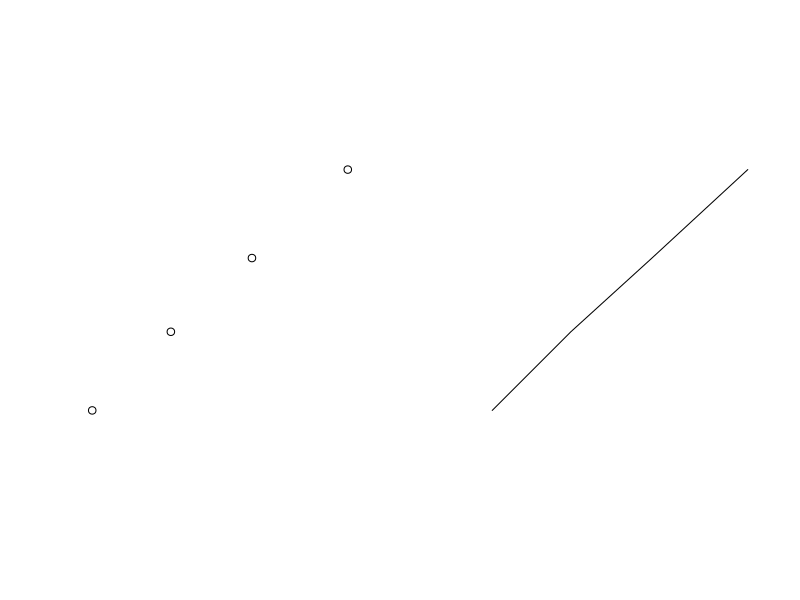
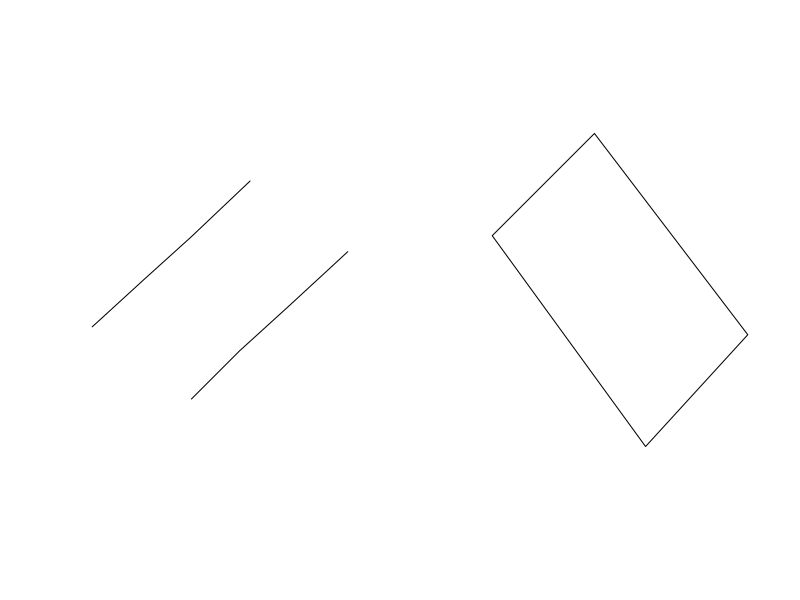

The R source for these figures, in order: (Note: this script raises an error after producing the figures.)
## ---- chunk 1
library(sf)
punto <- st_point(c(-72.65,-36.25,200,90))
str(punto)
## ---- chunk 2
df <- data.frame(
  latitud = c(-33.38991,-33.38959,-33.38929,-33.38893),
  longitud = c(-70.63500,-70.63468,-70.63435,-70.63396)
)    
## ---- chunk 3
library(sf)
mp <-  st_multipoint(as.matrix(df[,2:1]))
class(mp)

ls <- st_linestring(as.matrix(df[,2:1]))
par(mfrow = c(1,2))
plot(mp)
plot(ls)
## ---- chunk 4
df <- data.frame(
  linea = c(rep('linea_1',4),rep('linea_2',4)),
  latitud = c(-33.38991,-33.38959,-33.38929,-33.38893,
              -33.38943,-33.38911,-33.38883,-33.38846),
  longitud = c(-70.63500,-70.63468,-70.63435,-70.63396,
               -70.63566,-70.63531,-70.63500,-70.63461)
)         
## ---- chunk 5
mdf <- as.matrix(df[,3:2])
mls <- st_multilinestring(list(mdf[1:4,],mdf[5:8,]))
class(mls)
st_geometry_type(mls)
plot(mls)
## ---- chunk 6
df_pol <- data.frame(
  latitud = c(-33.38943,-33.38911,-33.38959,-33.38991),
  longitud = c(-70.63566,-70.63531,-70.63468,-70.63500)
)
## ---- chunk 7
mdf_pol <- as.matrix(df_pol)
pol <- st_polygon(list(mdf_pol[c(1:4,1),]))
class(pol)
st_geometry_type(pol)
plot(pol)
## ---- chunk 8
df_mpol <- data.frame(
  poligono = c(rep('poligono_1',4),rep('poligono_2',4)),
   latitud = c(-33.38943,-33.38911,-33.38959,-33.38991,
               -33.38883,-33.38846,-33.38893,-33.38929),
  longitud = c(-70.63566,-70.63531,-70.63468,-70.63500,
               -70.63500,-70.63461,-70.63396,-70.63435)
)      
## ---- chunk 9
mdf_mpol <- as.matrix(df_mpol[,3:2])

mpol<- st_multipolygon(list(
  list(mdf_mpol[c(1:4,1),]),
  list(mdf_mpol[c(5:8,5),])
  ))
class(mpol)
st_geometry_type(mpol)
## ---- chunk 10
gc <- st_geometrycollection(list(st_zm(punto,'ZM'),mp,ls,mls,pol,mpol))
class(gc)
st_geometry_type(gc)
plot(gc)
## ---- chunk 11

geometrs <- st_sfc(st_zm(punto,'ZM'),mp,ls,mls,pol,mpol)
geoms_sf <- st_sf(geometrs)
geoms_sf$tipo_geom <- c('punto','multipunto','linestring','multilinestring','polygon','multipolygon')
## ---- chunk 12
df <- data.frame(
  latitud = c(-33.70, -33.07, -33.12,-33.67, -33.70, -33.65, -33.67, -33.66, -33.86, -33.21),
  longitud = c(-71.37, -70.75, -70.83, -70.58, -70.70, -71.1, -70.92, -70.76, -70.63, -70.71)
)
## ---- chunk 13
# forma 1 
mdf <-as.matrix(df[,2:1])
la <- lapply(1:nrow(mdf), \(i) st_point(mdf[i,]))
psfc <- st_sfc(la)
psf <- st_sf(psfc)
psf

#forma 2
psf2 <- st_as_sf(df,coords = c('longitud','latitud'))
psf2
## ---- chunk 14
nombres_emas <- c("San Diego", "Huechúnb Ex Lampa", "Til til", "Pirque", "Buin", "Melipilla", "Talagante", "Lo Herrera", "Huelquen", "Colina")
## ---- chunk 15
psf$nombre_ema <- nombres_emas 
## ---- chunk 16
st_crs(psf) <- 32719
## ---- chunk 17
fuentes_puntuales <- read_sf('../data/capas/Aire/bdide_OWD_Aire_Emisiones_fuentes_puntuales_contaminante.shp')
planes_preven <- read_sf('../data/capas/Aire/bdide_OWD_Aire_planes_prevencion_descontaminacion.shp')
zonas_saturadas <- read_sf('../data/capas/Aire/bdide_OWD_Aire_Zonas_Saturadas_Latentes.shp')
area_preser <- read_sf('../data/capas/Biodiversidad/biodi_area_preservacion_ecologica.shp')
area_prohi <- read_sf('../data/capas/Biodiversidad/biodi_area_prohibicion_caza.shp')
vegeta <- read_sf('../data/capas/Biodiversidad/biodi_f_vegetacionales_gajardo.shp')
pisosveg <- read_sf('../data/capas/Biodiversidad/biodi_pisosvegetacionalespliscoff2017.shp')
snaspe <- read_sf('../data/capas/Biodiversidad/biodi_snaspe_2021.shp')

lista <- list(fuentes_puntuales,planes_preven,zonas_saturadas,area_preser,
              area_prohi,vegeta,pisosveg,snaspe)

#tipo de geometria
sapply(lista, \(x) unique(st_geometry_type(x)))

#cantidad de variables
sapply(lista,\(x) ncol(x) - 1)

#cantidad de observaciones
sapply(lista,nrow)

#Sistema de Referencia de Coordenadas
sapply(lista,\(x) st_crs(x)$epsg - 1)

## ---- chunk 18
fuentes_puntuales_geo <- st_transform(fuentes_puntuales,4326)
planes_preven_geo <- st_transform(planes_preven,4326)
zonas_saturadas_geo <- st_transform(zonas_saturadas,4326)
area_preser_geo <- st_transform(area_preser,4326)
area_prohi_geo <- st_transform(area_prohi,4326)
area_vegeta_geo <- st_transform(vegeta,4326)
area_pisosveg_geo <- st_transform(pisosveg,4326)
area_snaspe_geo <- st_transform(snaspe,4326)
